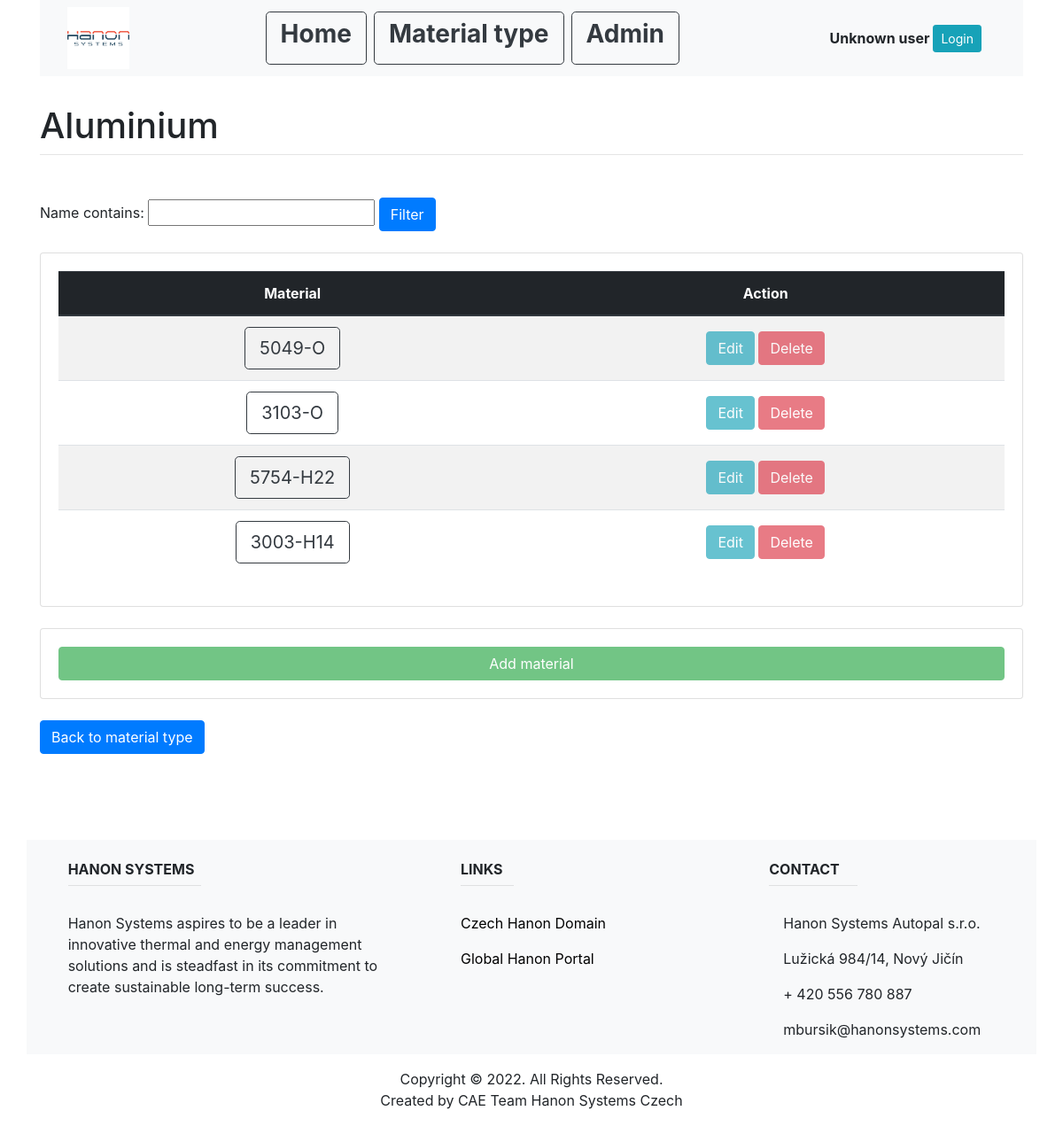
/material_type_list/steel_al/1/, run on the app's committed database.
### main/models.py (models this page shows, shortened)
class MaterialType(models.Model):
    name = models.CharField(max_length=200, unique=True)

class Material(models.Model):
    name = models.CharField(max_length=200, unique=True)
    E = models.FloatField()
    nu = models.FloatField()
    Rm = models.FloatField()
    Re = models.FloatField()
    Ru = models.FloatField()
    comment = models.CharField(blank=True, max_length=1000)
    material_type_id = models.ForeignKey(MaterialType, on_delete=models.CASCADE)

### main/views.py (the view)
# urls.py: path('material_type_list/steel_al/<int:material_type_id>/', views.material_list, name="material_list"),
def material_list(response, material_type_id):
    material_type = MaterialType.objects.get(pk=material_type_id)
    material_ls = Material.objects.filter(material_type_id=material_type_id)
    my_filter = MaterialFilter(response.GET, queryset=material_ls)
    material_ls = my_filter.qs
    return render(response, "main/material_list.html", {
        "material_ls": material_ls,
        "material_type": material_type,
        "my_filter": my_filter,
        })

### main/templates/main/material_list.html (shortened to what this page needs)
{% extends "main/base.html" %}
{% block content %}
<br>
<h1 class="mt-2">{{material_type.name}}</h1>
<hr class="mt-0 mb-4">
<br>
<div>
   <form method="get">
   {{my_filter.form}}
   <button class="btn btn-primary" type="submit">Filter</button>
   </form>
</div>
<br>
<div class="card card-body">
   <table class="table table-striped">
     <thead class="thead-dark">
     <tr>
         <th class="text-center align-middle" scope="col">Material </th>
         <th class="text-center align-middle" scope="col">Action</th>
     </tr>
     </thead>
     <tbody>
         {% for item in material_ls %}
         <tr>
             <td class="text-center align-middle">
                 <a class="btn btn-outline-dark btn-lg" href="{%url 'material_info' material_type.id item.id%}" role="button">{{item.name}}</a>
             </td>
             {% if user.is_authenticated %}
             <td class="text-center align-middle">
               <a class="btn btn-info" href="{%url 'update_material' material_type.id item.id%}">Edit</a>
               <a class="btn btn-danger" href="{%url 'delete_material' material_type.id item.id%}">Delete</a>
             </td>
             {% else %}
             <td class="text-center align-middle">
               <a class="btn btn-info disabled" href="{%url 'update_material' material_type.id item.id%}">Edit</a>
               <a class="btn btn-danger disabled" href="{%url 'delete_material' material_type.id item.id%}">Delete</a>
             </td>
             {% endif %}
         </tr>
         {% empty %}
         <h2>Sorry no available data</h2>
         {% endfor %}
     </tbody>
   </table>
</div>
<br>
<div class="card card-body">
    {% if user.is_authenticated %}
    <a class="btn btn-success " href="{%url 'create_material' material_type.id %}">Add material</a>
    {% else %}
    <a class="btn btn-success disabled" href="{%url 'create_material' material_type.id %}">Add material</a>
    {% endif %}
</div>
<br>
<a class="btn btn-primary" href="/material_type_list" role="button">Back to material type</a>
{% endblock %}

### data on the page
MaterialType: name "Aluminium"
Material: name "5049-O"
Material: name "3103-O"
Material: name "5754-H22"
Material: name "3003-H14"
